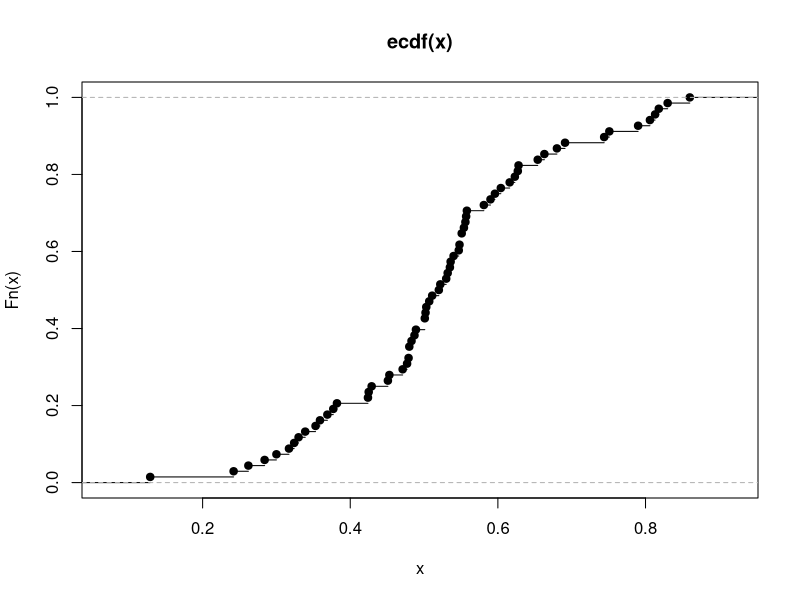
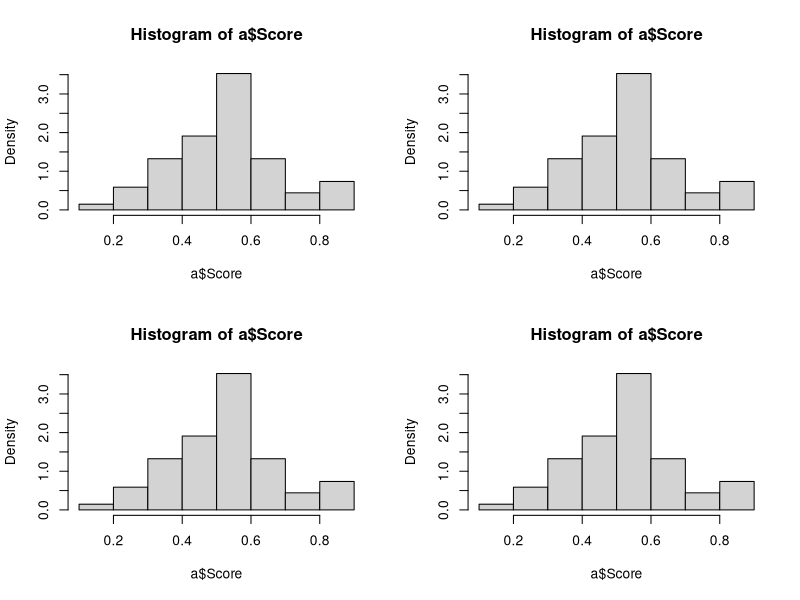

Write the R code that produced these figures, in order.
# Density Estimation 
# Ex 15
a = read.csv("SpatialAbility.csv")

# empirical distribution plot 
plot.ecdf(a$Score)

# histograms
par(mfrow=c(2,2))
hist(a$Score, freq = FALSE)
hist(a$Score, breaks="fd", freq = FALSE)
hist(a$Score, breaks="scott", freq = FALSE)
hist(a$Score, breaks=seq(0.1,0.9,0.1), freq = FALSE)
